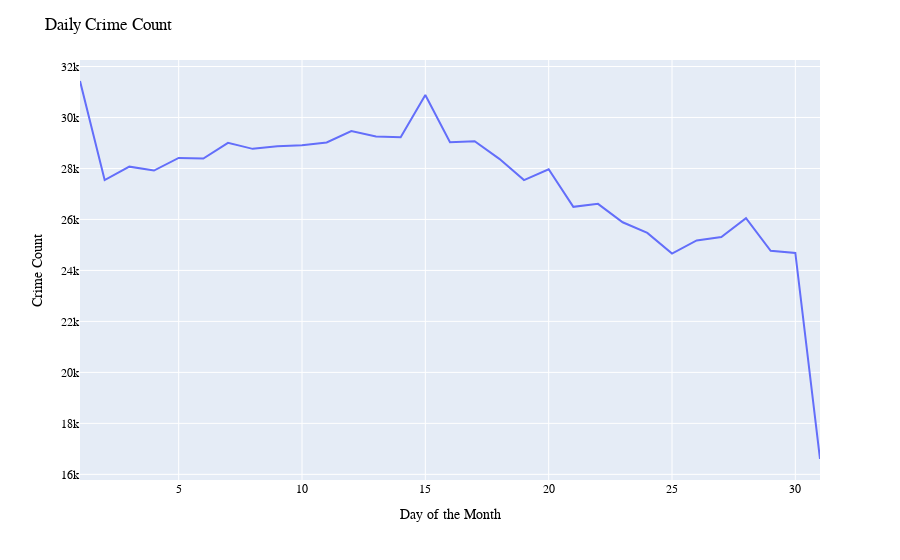

Source (notebook cell):
### Markdown cell above
Crime Count Visualization on Daily Basis

### Code cell
daily_data = data.groupby(["DAY"]).size().reset_index(name = "count")
fig = px.line(daily_data, x = "DAY" , y = "count")

fig.update_layout(
    title="Daily Crime Count",
    xaxis_title="Day of the Month",
    yaxis_title="Crime Count",
    font=dict(family="Arial", size=12, color="black"),
)

fig.show()

### Figure 1 — Plotly figure (JSON) as saved in the notebook; plotly's stock layout.template omitted (floating-point values rounded to 4 significant figures)
{"data": [{"hovertemplate": "DAY=%{x}<br>count=%{y}<extra></extra>", "legendgroup": "", "line": {"color": "#636efa", "dash": "solid"}, "marker": {"symbol": "circle"}, "mode": "lines", "name": "", "orientation": "v", "showlegend": false, "type": "scatter", "x": [1, 2, 3, 4, 5, 6, 7, 8, 9, 10, 11, 12, 13, 14, 15, 16, 17, 18, 19, 20, 21, 22, 23, 24, 25, 26, 27, 28, 29, 30, 31], "xaxis": "x", "y": [31431, 27544, 28071, 27918, 28412, 28390, 29003, 28769, 28870, 28911, 29020, 29469, 29258, 29225, 30883, 29027, 29066, 28377, 27543, 27966, 26494, 26612, 25888, 25471, 24661, 25178, 25313, 26052, 24768, 24685, 16602], "yaxis": "y"}], "layout": {"font": {"color": "black", "family": "Arial", "size": 12}, "legend": {"tracegroupgap": 0}, "margin": {"t": 60}, "title": {"text": "Daily Crime Count"}, "xaxis": {"anchor": "y", "domain": [0, 1], "title": {"text": "Day of the Month"}}, "yaxis": {"anchor": "x", "domain": [0, 1], "title": {"text": "Crime Count"}}}}
